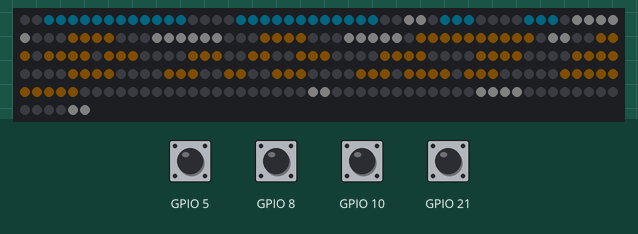
Recording of a program running on a simulated ESP32-S3. Parts: 256 RGB LEDs in strip order, left to right, continuing on the next row. Inputs (shaded band) come from the test bench; at power-on: GPIO 5, GPIO 8, GPIO 10, GPIO 21 HIGH. Dim RGB values are drawn brighter than linear; uploads are accepted with an empty reply; EEPROM starts erased; what the program prints to the serial monitor is not drawn.

Above: at 2.7 s.
2.8 s: GPIO 21 pulled LOW for 0.15 s
4.4 s: GPIO 21 pulled LOW for 1 s
6.9 s: GPIO 5 pulled LOW for 0.15 s
10.0 s: GPIO 10 pulled LOW for 1 s
12.5 s: GPIO 10 pulled LOW for 0.15 s
Timing chart, 0 to 15.5 s (numbered marks = the images above; inputs shaded):
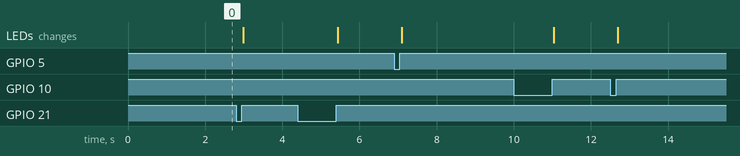

The program:

main.cpp
```cpp
#include <Arduino.h>
#include "AppConfig.h"
#include "Blockchain.h"
#include "Display.h"
#include "Button.h"
#include "Network.h"

namespace
{
    String g_image;
    ButtonState g_decButton;
    ButtonState g_incButton;
    ButtonState g_resetButton;
    ButtonState g_resetBrightnessButton;
    uint8_t g_brightness = AppConfig::Brightness::DEFAULT_LEVEL;
    unsigned long g_lastFetchMs = 0;

    // Dynamic avatar state
    String g_currentCollection = "";
    uint64_t g_currentTokenId = UINT64_MAX;
    unsigned long g_lastAvatarPollMs = 0;
    String g_userWallet = "";

    void applyBrightness()
    {
        Serial.printf("Applying brightness: %u\n", g_brightness);
        displaySetBrightness(g_brightness);
    }

    void initializeButtons()
    {
        initButton(g_decButton, AppConfig::Buttons::DECREASE_PIN);
        initButton(g_incButton, AppConfig::Buttons::INCREASE_PIN);
        initButton(g_resetButton, AppConfig::Buttons::RESET_PIN);
        initButton(g_resetBrightnessButton, AppConfig::Buttons::RESET_BRIGHTNESS_PIN);
    }

    void adjustBrightness(int delta)
    {
        int next = static_cast<int>(g_brightness) + delta;
        if (next < AppConfig::Brightness::MIN_LEVEL)
        {
            next = AppConfig::Brightness::MIN_LEVEL;
        }
        else if (next > AppConfig::Brightness::MAX_LEVEL)
        {
            next = AppConfig::Brightness::MAX_LEVEL;
        }

        if (next != g_brightness)
        {
            g_brightness = static_cast<uint8_t>(next);
            applyBrightness();
        }
    }
    void handleInput(unsigned long now)
    {
        if (buttonReleased(g_decButton, AppConfig::Buttons::DECREASE_PIN, now, AppConfig::Buttons::DEBOUNCE_MS))
        {
            adjustBrightness(-AppConfig::Brightness::STEP);
        }

        if (buttonReleased(g_incButton, AppConfig::Buttons::INCREASE_PIN, now, AppConfig::Buttons::DEBOUNCE_MS))
        {
            adjustBrightness(AppConfig::Brightness::STEP);
        }

        if (buttonReleased(g_resetBrightnessButton, AppConfig::Buttons::RESET_BRIGHTNESS_PIN, now, AppConfig::Buttons::DEBOUNCE_MS))
        {
            Serial.println("Reset brightness button pressed.");
            g_brightness = AppConfig::Brightness::DEFAULT_LEVEL;
            applyBrightness();
        }

        if (buttonReleased(g_resetButton, AppConfig::Buttons::RESET_PIN, now, AppConfig::Buttons::DEBOUNCE_MS))
        {
            Serial.println("Reset button pressed. Clearing settings and restarting...");
            resetNetworkSettings();
            ESP.restart();
        }
    }

    bool isValidImage(const String &image)
    {
        size_t payloadLength = image.length();
        if (image.startsWith("0x") && payloadLength >= 2)
        {
            payloadLength -= 2;
        }

        return payloadLength == AppConfig::Blockchain::PIXEL_HEX_CHARS_PER_FRAME ||
               payloadLength == AppConfig::Blockchain::PIXEL_HEX_CHARS_PER_FRAME * AppConfig::Blockchain::MAX_ANIMATION_FRAMES;
    }

    String normalizePixelString(const String &image)
    {
        String sanitized = image;
        if (sanitized.startsWith("0x"))
        {
            sanitized.remove(0, 2);
        }
        return sanitized;
    }

    bool shouldFetchImage(unsigned long now)
    {
        return g_lastFetchMs == 0 || (now - g_lastFetchMs) >= AppConfig::Timing::FETCH_INTERVAL_MS;
    }

    void fetchAndDisplayImage();

    void pollAvatar(unsigned long now)
    {
        if (now - g_lastAvatarPollMs < AppConfig::Timing::AVATAR_POLL_INTERVAL_MS)
        {
            return;
        }
        g_lastAvatarPollMs = now;

        if (WiFi.status() != WL_CONNECTED)
            return;
        Serial.println("Polling primary avatar...");
        Avatar avatar = getPrimaryAvatar(AppConfig::Blockchain::RPC_URL,
                                         AppConfig::Blockchain::RESOLVER_ADDRESS,
                                         g_userWallet.c_str());

        if (avatar.isValid)
            if (avatar.isValid)
            {
                // Check if changed
                if (!avatar.collection.equalsIgnoreCase(g_currentCollection) || avatar.tokenId != g_currentTokenId)
                {
                    Serial.printf("Avatar changed! New: %s #%llu\n", avatar.collection.c_str(), avatar.tokenId);
                    g_currentCollection = avatar.collection;
                    g_currentTokenId = avatar.tokenId;

                    // Force fetch immediately
                    fetchAndDisplayImage();
                    g_lastFetchMs = now; // Reset periodic timer
                }
            }
    }

    void fetchAndDisplayImage()
    {
        if (g_currentCollection.length() == 0 || g_currentTokenId < 0)
        {
            Serial.println("No avatar selected to fetch.");
            return;
        }

        if (WiFi.status() != WL_CONNECTED)
        {
            Serial.println("WiFi disconnected. Attempting to reconnect...");
            WiFi.disconnect();
            WiFi.reconnect();
            return;
        }

        Serial.printf("Fetching image for %s #%llu...\n", g_currentCollection.c_str(), g_currentTokenId);
        String fetchedImage = getPicoboundImage(AppConfig::Blockchain::RPC_URL,
                                                g_currentCollection.c_str(),
                                                g_currentTokenId);

        if (fetchedImage.length() > 0 && isValidImage(fetchedImage))
        {
            Serial.printf("Image fetched successfully. Length: %d\n", fetchedImage.length());
            g_image = fetchedImage;
            drawPixelString(normalizePixelString(g_image));
        }
        else
        {
            Serial.println("Fetch failed or returned invalid image.");
            if (g_image.length() > 0 && isValidImage(g_image))
            {
                Serial.println("Keeping previous valid image.");
            }
            else
            {
                Serial.println("No valid previous image. Displaying test pattern.");
                showTestPattern();
            }
        }
    }
} // namespace

void setup()
{
    Serial.begin(AppConfig::SERIAL_BAUD);
    Serial.println("Starting Picobound LED Matrix...");

    displayInit();
    showTestPattern();
    applyBrightness();
    initializeButtons();

    // Check if DECREASE button is held down at boot to reset settings
    // (Button 8 is a strapping pin, so we use Button 10 for boot-time reset)
    if (digitalRead(AppConfig::Buttons::DECREASE_PIN) == LOW)
    {
        Serial.println("Decrease button held. Resetting network settings...");
        displaySetBrightness(50); // Visual feedback
        resetNetworkSettings();
        Serial.println("Settings reset. Restarting...");
        delay(1000);
        ESP.restart();
    }

    g_userWallet = setupNetwork();
    Serial.printf("Using wallet: %s\n", g_userWallet.c_str());
}

void loop()
{
    unsigned long now = millis();
    handleInput(now);
    displayTick(now);

    pollAvatar(now);

    if (shouldFetchImage(now))
    {
        g_lastFetchMs = now;
        fetchAndDisplayImage();
    }

    delay(1);
}
```
